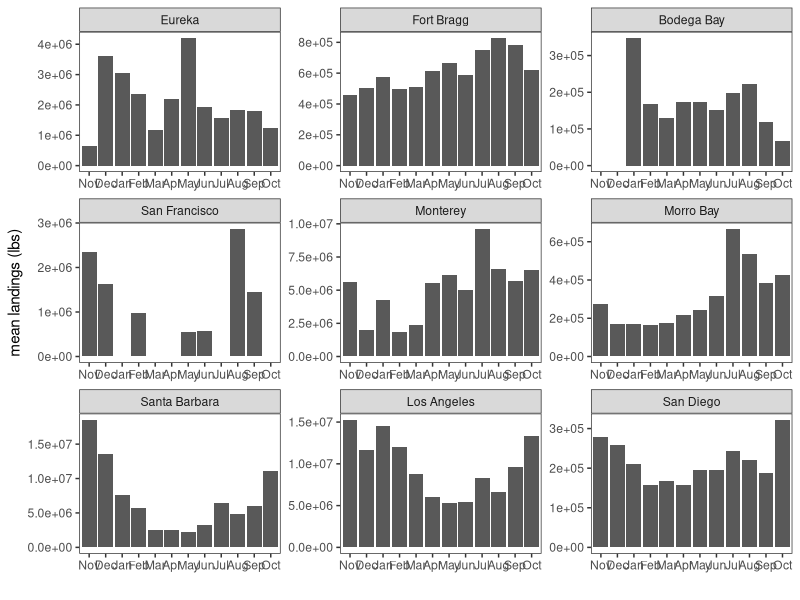
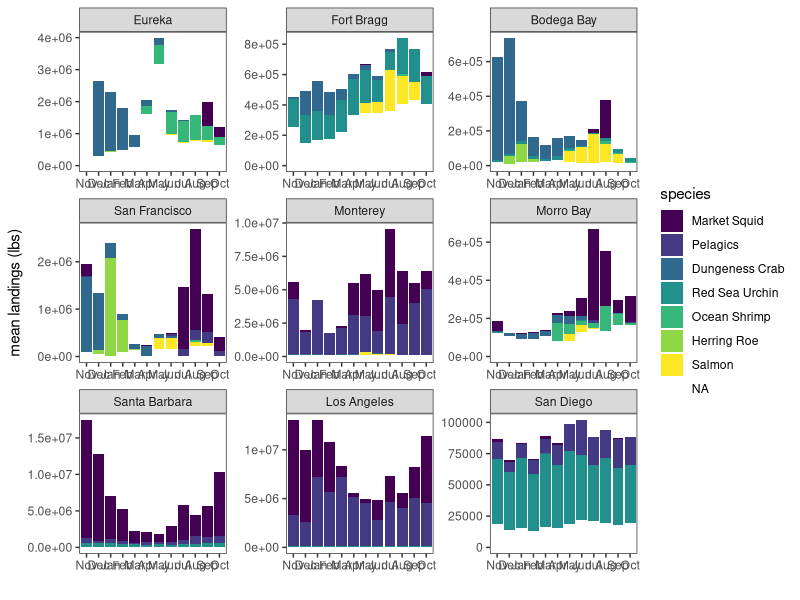
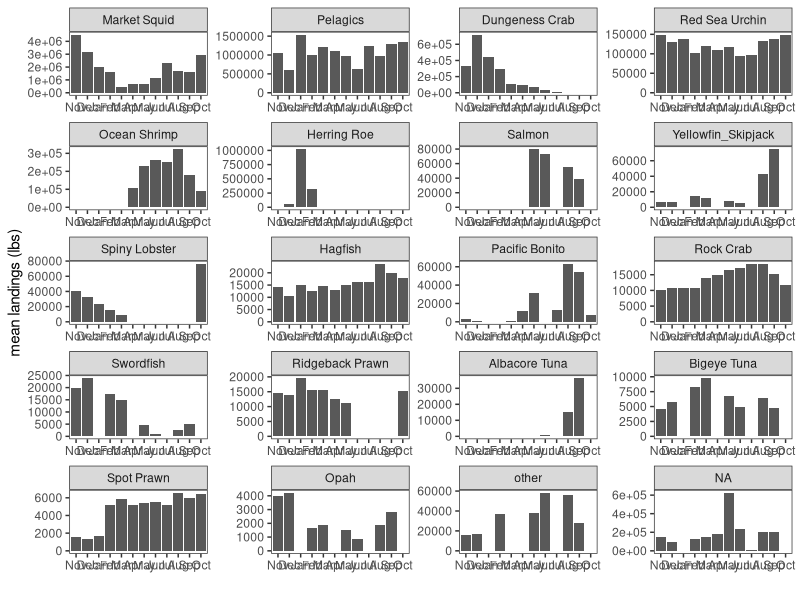

Here is the R script that generated these plots, in order:
# Analysis of the data from the nine areas within California, gathered from the
# California Department of Natural Resources, accessed here: 
# https://wildlife.ca.gov/Fishing/Commercial/Landings

library(stringr)
library(dplyr)
library(reshape2)
library(ggplot2)
library(viridis)


# Import datasets for all areas and for species of interest
all_areas <- read.csv("Data/DFW areas/all_areas.csv")
all_soi <- read.csv("Data/dfw_areas_all_soi.csv")
top_soi <- read.csv("Data/dfw_areas_top_soi.csv")


# Order of areas from North -> South
area_order <- c("Eureka", "Fort Bragg", "Bodega Bay", "San Francisco", 
                "Monterey", "Morro Bay", "Santa Barbara", "Los Angeles",
                "San Diego")

# Abbreviation of months for nice plots
months_abbrev <- c("Jan", "Feb", "Mar", "Apr", "May", "Jun", "Jul", "Aug", 
                   "Sep", "Oct", "Nov", "Dec")

# Species of interest ordered by highest landings 
species_order <- c("Market Squid", "Pelagics", "Groundfish", "Dungeness Crab",
                   "Red Sea Urchin", "Ocean Shrimp", "Herring Roe", "Salmon", 
                   "Yellowfin_Skipjack", "Spiny Lobster", "Hagfish", 
                   "Pacific Bonito", "Rock Crab", "Swordfish", 
                   "Ridgeback Prawn", "Albacore Tuna", "Bigeye Tuna", 
                   "Spot Prawn", "Opah", "other")
# Top species of interest ordered by highest landings
top_species_order <- c("Market Squid", "Pelagics", "Groundfish", 
                       "Dungeness Crab","Red Sea Urchin", "Ocean Shrimp",
                       "Herring Roe", "Salmon")


# All landings ----------------------------------------------------------------
all_landings <- all_areas %>% group_by(area, year) %>% 
  summarize(across(January:Landings, sum))

all_landings <- all_landings[, -2]  # remove year column

all_means <- all_landings %>%
  group_by(area) %>%
  summarize(across(January:Landings, mean))

colnames(all_means) <- c("species", months_abbrev)
all_means <- all_means[, c(1, 12, 13, 2:11)]  # Year starts in Nov.
all_means <- melt(all_means, id_vars = c("area"))
colnames(all_means) <- c("area", "month", "landings")
all_means$area <- factor(all_means$area, levels = area_order)

all_mean_landings <- ggplot(all_means, aes(y = landings, x = month)) +
  geom_bar(stat = "identity") +
  ylab("mean landings (lbs)") + xlab(" ") +
  theme_bw() +
  theme(panel.grid.major = element_blank(), panel.grid.minor = element_blank()) +
  facet_wrap(~area, ncol = 3, scale = "free")

ggsave(filename="DFW pdf data/Figures/all_landings.pdf", all_mean_landings,
       width=400, height=250, units="mm", dpi=300)


# Find monthly mean for each year for the top species of interest -------------
top_soi2 <- top_soi[, -15]  # remove year column
top_soi2$Species <- str_trim(top_soi2$Species, side = "both")  # Remove extra white spaces

top_soi_means <- top_soi2 %>% 
  group_by(Species, area) %>% 
  summarize(across(January:Landings, mean))

top_soi_means <- top_soi_means[, -15]  # Remove total landings

colnames(top_soi_means) <- c("species", "area", months_abbrev)  # Update to abbreviated months

# Change column & row order to match analyses
top_soi_means <- top_soi_means[, c(1, 2, 13, 14, 3:12)]  # Year starts in Nov.
top_soi_means <- melt(top_soi_means, id_vars = c("area", "species"))
colnames(top_soi_means) <- c("species", "area", "month", "landings")
top_soi_means$area <- factor(top_soi_means$area, levels = area_order)
top_soi_means$species <- factor(top_soi_means$species, levels = top_species_order)

# Plot monthly means for stable period
monthly_areas <- ggplot(top_soi_means, aes(y = landings, x = month, fill = species)) +
  geom_bar(position = "stack", stat = "identity") +
  ylab("mean landings (lbs)") + xlab(" ") +
  theme_bw() +
  scale_fill_viridis(discrete = TRUE) +
  theme(panel.grid.major = element_blank(), panel.grid.minor = element_blank()) +
  facet_wrap(~area, ncol = 3, scale = "free")

ggsave(filename="DFW pdf data/Figures/area_monthly_landings.pdf", monthly_areas,
       width=400, height=250, units="mm", dpi=300)


# Overall monthly trends for species of interest ------------------------------
overall_means <- all_soi %>% 
  group_by(Species) %>% 
  summarize(across(January:Landings, mean))

# Reorder columns & remove total landings
colnames(overall_means) <- c("species", months_abbrev)
overall_means <- overall_means[, c(1, 12, 13, 2:11)]
overall_means <- melt(overall_means, id_vars = c("species"))
colnames(overall_means) <- c("species", "month", "landings")
overall_means$species <- factor(overall_means$species, levels = species_order)

monthly_species <- ggplot(overall_means, aes(y = landings, x = month)) +
  geom_bar(position = "stack", stat = "identity") +
  ylab("mean landings (lbs)") + xlab(" ") +
  theme_bw() +
  scale_fill_viridis(discrete = TRUE) +
  theme(panel.grid.major = element_blank(), panel.grid.minor = element_blank()) +
  facet_wrap(~species, ncol = 4, scale = "free")

ggsave(filename="DFW pdf data/Figures/monthly_species.pdf", monthly_species,
       width=400, height=300, units="mm", dpi=300)
